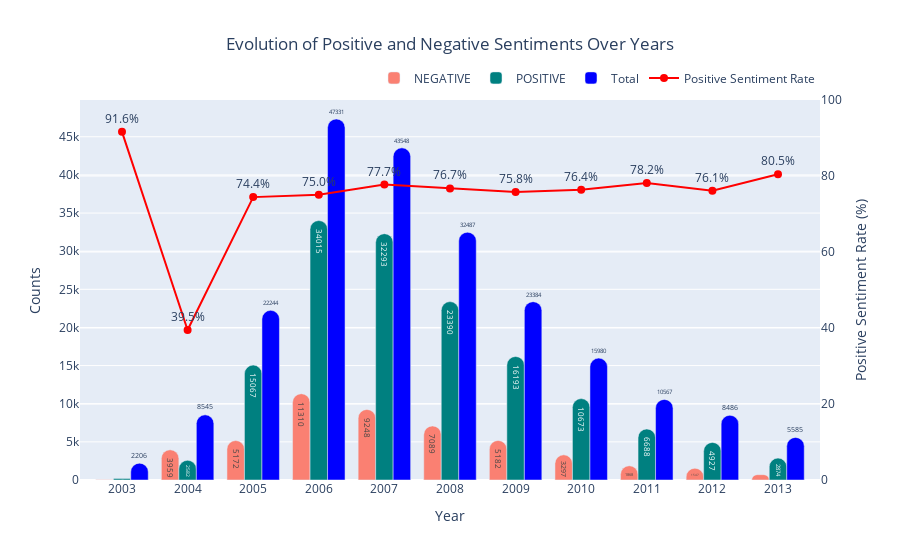

This figure's notebook cell:
### Code cell
fig = go.Figure(
    data=[
        go.Bar(
            x=df_g.YEA,
            y=df_g.NEGATIVE,
            name="NEGATIVE",
            text=df_g.NEGATIVE,
            textposition="inside",
            marker=dict(color="salmon")
        ),
        go.Bar(
            x=df_g.YEA,
            y=df_g.POSITIVE,
            name="POSITIVE",
            text=df_g.POSITIVE,
            textposition="inside",
            marker=dict(color="teal")
        ),
        go.Bar(
            x=df_g.YEA,
            y=df_g.TOTAL,
            name="Total",
            text=df_g.TOTAL,
            textposition="outside",
            marker=dict(color="blue")
        ),
    ],
    layout=dict(
        barcornerradius=15,
    ),
)

# Overlay line graph for Positive Sentiment Rate
fig.add_trace(
    go.Scatter(
        x=df_g2.YEA,
        y=df_g2.POSITIVE_PERC * 100,  # Convert to percentage
        mode="lines+markers+text",
        name="Positive Sentiment Rate",
        text=[f"{pr*100:.1f}%" for pr in df_g2["POSITIVE_PERC"]],
        textposition="top center",
        line=dict(color="red", width=2),
        marker=dict(color="red", size=8),
        yaxis="y2"
    )
)

# Update layout for dual y-axis
fig.update_layout(
    title=dict(
        text="Evolution of Positive and Negative Sentiments Over Years",
        x=0.5,
        xanchor="center"
    ),
    xaxis=dict(
        title="Year",
        tickvals=df_g.YEA,
    ),
    yaxis=dict(
        title="Counts",
        side="left"
    ),
    yaxis2=dict(
        title="Positive Sentiment Rate (%)",
        overlaying="y",
        side="right",
        range=[0, 100],
        tickformat=".0f%",
    ),
    barmode="group",
    legend=dict(orientation="h", yanchor="bottom", y=1.02, xanchor="right", x=1)
)

# Save and show the plot
pio.write_html(fig, file="res/Plots/Evolution_of_Sentiments_vader.html", auto_open=False)
fig.show()

### Figure 1 — Plotly figure (JSON) as saved in the notebook; plotly's stock layout.template omitted (floating-point values rounded to 4 significant figures)
{"data": [{"marker": {"color": "salmon"}, "name": "NEGATIVE", "text": [17, 3959, 5172, 11310, 9248, 7089, 5182, 3297, 1868, 1547, 698], "textposition": "inside", "type": "bar", "x": [2003, 2004, 2005, 2006, 2007, 2008, 2009, 2010, 2011, 2012, 2013], "y": [17, 3959, 5172, 11310, 9248, 7089, 5182, 3297, 1868, 1547, 698]}, {"marker": {"color": "teal"}, "name": "POSITIVE", "text": [186, 2582, 15067, 34015, 32293, 23390, 16193, 10673, 6688, 4927, 2874], "textposition": "inside", "type": "bar", "x": [2003, 2004, 2005, 2006, 2007, 2008, 2009, 2010, 2011, 2012, 2013], "y": [186, 2582, 15067, 34015, 32293, 23390, 16193, 10673, 6688, 4927, 2874]}, {"marker": {"color": "blue"}, "name": "Total", "text": [2206, 8545, 22244, 47331, 43548, 32487, 23384, 15980, 10567, 8486, 5585], "textposition": "outside", "type": "bar", "x": [2003, 2004, 2005, 2006, 2007, 2008, 2009, 2010, 2011, 2012, 2013], "y": [2206, 8545, 22244, 47331, 43548, 32487, 23384, 15980, 10567, 8486, 5585]}, {"line": {"color": "red", "width": 2}, "marker": {"color": "red", "size": 8}, "mode": "lines+markers+text", "name": "Positive Sentiment Rate", "text": ["91.6%", "39.5%", "74.4%", "75.0%", "77.7%", "76.7%", "75.8%", "76.4%", "78.2%", "76.1%", "80.5%"], "textposition": "top center", "type": "scatter", "x": [2003, 2004, 2005, 2006, 2007, 2008, 2009, 2010, 2011, 2012, 2013], "y": [91.63, 39.47, 74.45, 75.05, 77.74, 76.74, 75.76, 76.4, 78.17, 76.1, 80.46], "yaxis": "y2"}], "layout": {"barcornerradius": 15, "barmode": "group", "legend": {"orientation": "h", "x": 1, "xanchor": "right", "y": 1.02, "yanchor": "bottom"}, "title": {"text": "Evolution of Positive and Negative Sentiments Over Years", "x": 0.5, "xanchor": "center"}, "xaxis": {"tickvals": [2003, 2004, 2005, 2006, 2007, 2008, 2009, 2010, 2011, 2012, 2013], "title": {"text": "Year"}}, "yaxis": {"side": "left", "title": {"text": "Counts"}}, "yaxis2": {"overlaying": "y", "range": [0, 100], "side": "right", "tickformat": ".0f%", "title": {"text": "Positive Sentiment Rate (%)"}}}}
